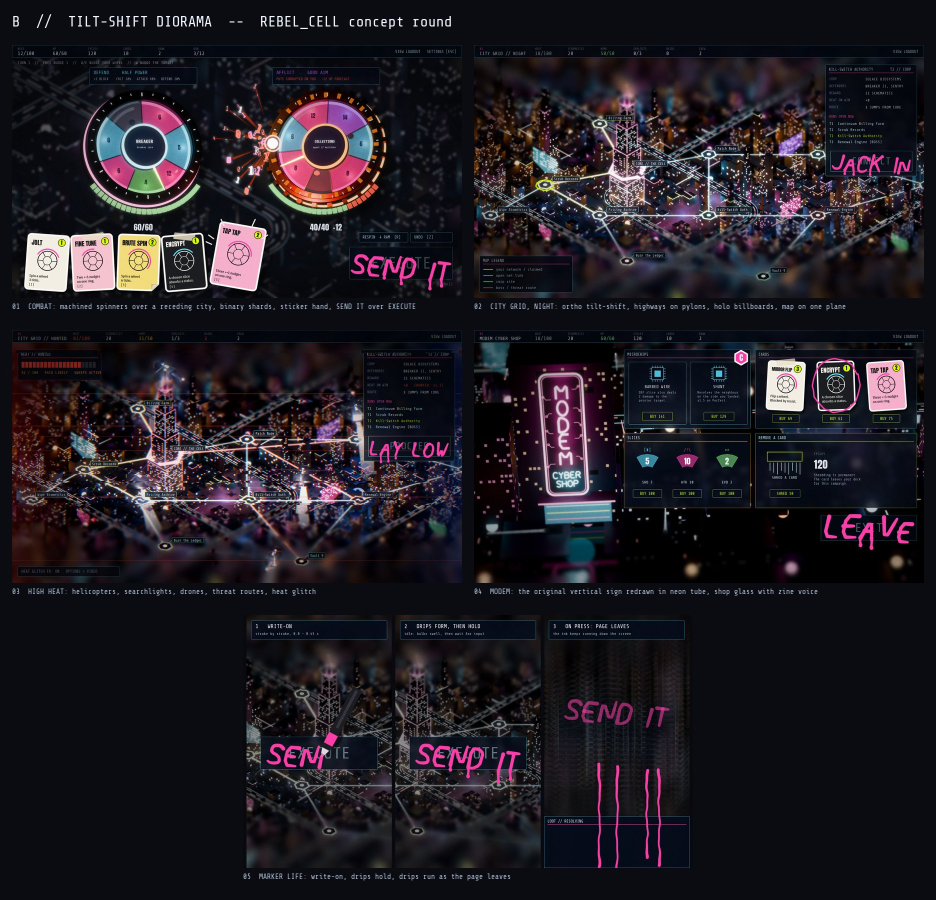
#> input picture docs/concepts/b_tiltshift_diorama/contact_sheet.jpg, 1872 x 1800 px, given in place of 01_combat.png, which was not available (shown at 1/2 size)
$ python contact_sheet.py
#> lines starting #> are read from the running program, lines starting #| are printed output that depends on the picture; pictures that were not available may be replaced by others from this repository, and a replacement may not be noted
"""Contact sheet of the five NEON INK stills.  python contact_sheet.py"""
import os
from PIL import Image, ImageDraw, ImageFont

HERE = os.path.dirname(os.path.abspath(__file__))
ST = os.path.join(HERE, "..", "stills")
OUT = os.path.join(HERE, "..", "contact_sheet.jpg")
FONT = os.path.join(HERE, "..", "..", "..", "..", "assets", "fonts", "ShareTechMono-Regular.ttf")
items = [("01_combat.png", "01 COMBAT"), ("02_city_night.png", "02 CITY GRID - NIGHT"), ("03_heat.png", "03 HEAT - HUNTED"),
         ("04_hq_modem.png", "04 MODEM CYBER SHOP"), ("05_marker_strip.png", "05 MARKER STRIP")]
tw, th, pad, lab = 944, 531, 24, 40
sheet = Image.new("RGB", (pad + 2 * (tw + pad), 90 + 3 * (th + lab + pad)), (6, 8, 14))
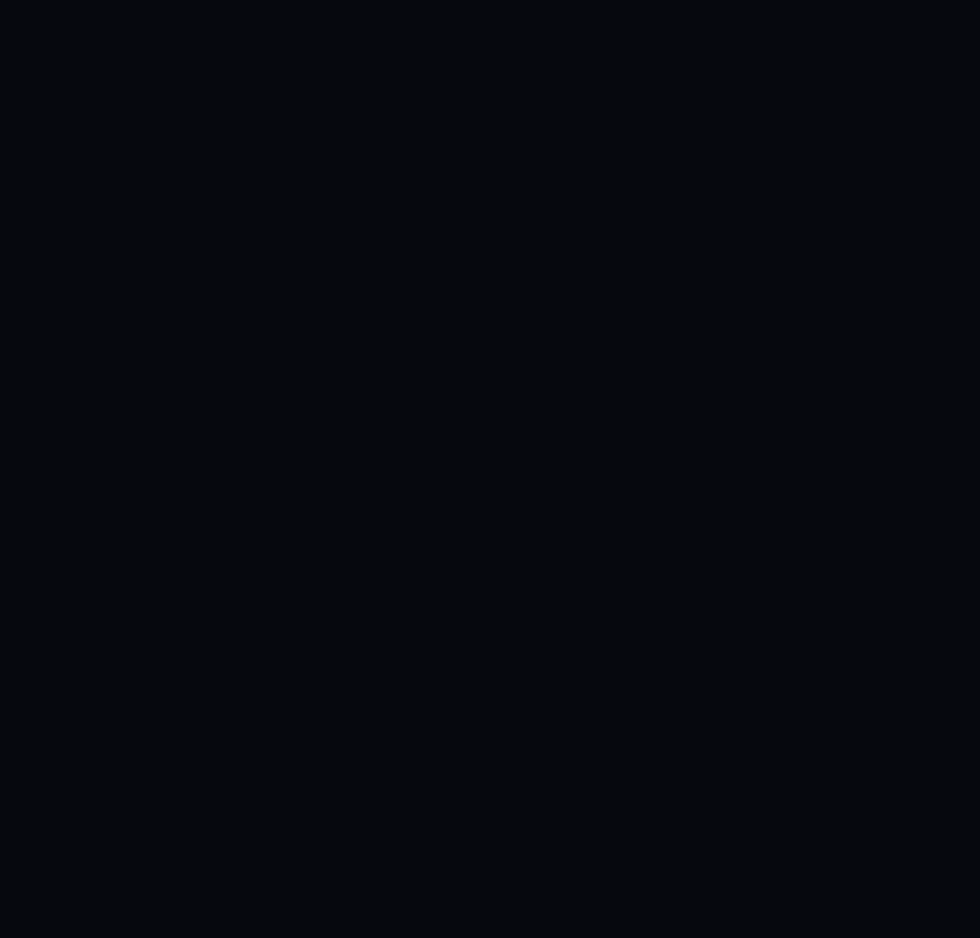
#> sheet: PIL image 1960x1875 RGB (shown at 1/2 size); mean R, G, B 6, 8, 14
d = ImageDraw.Draw(sheet)
try:
    f = ImageFont.truetype(FONT, 26); fb = ImageFont.truetype(FONT, 40)
except OSError:
    f = fb = ImageFont.load_default()
d.text((pad, 24), "REBEL_CELL concept A - NEON INK", fill=(255, 61, 168), font=fb)
for i, (fn, name) in enumerate(items):
    im = Image.open(os.path.join(ST, fn)).convert("RGB").resize((tw, th), Image.LANCZOS)
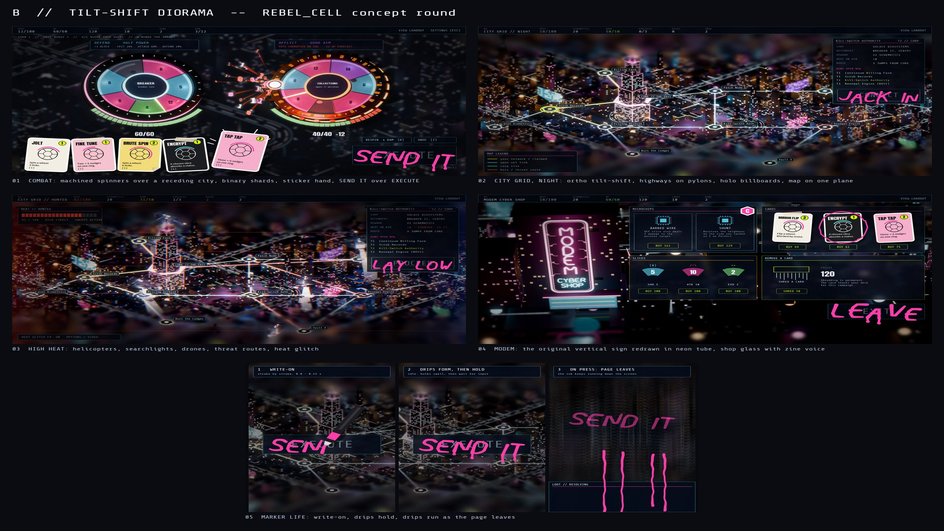
#> im: PIL image 944x531 RGB; mean R, G, B 32.6, 28.3, 34.9
    col, row = i % 2, i // 2
    x = pad + col * (tw + pad); y = 90 + row * (th + lab + pad)
    if i == 4:
        x = pad + (tw + pad) // 2
    d.text((x, y), name, fill=(92, 225, 255), font=f)
    sheet.paste(im, (x, y + lab))
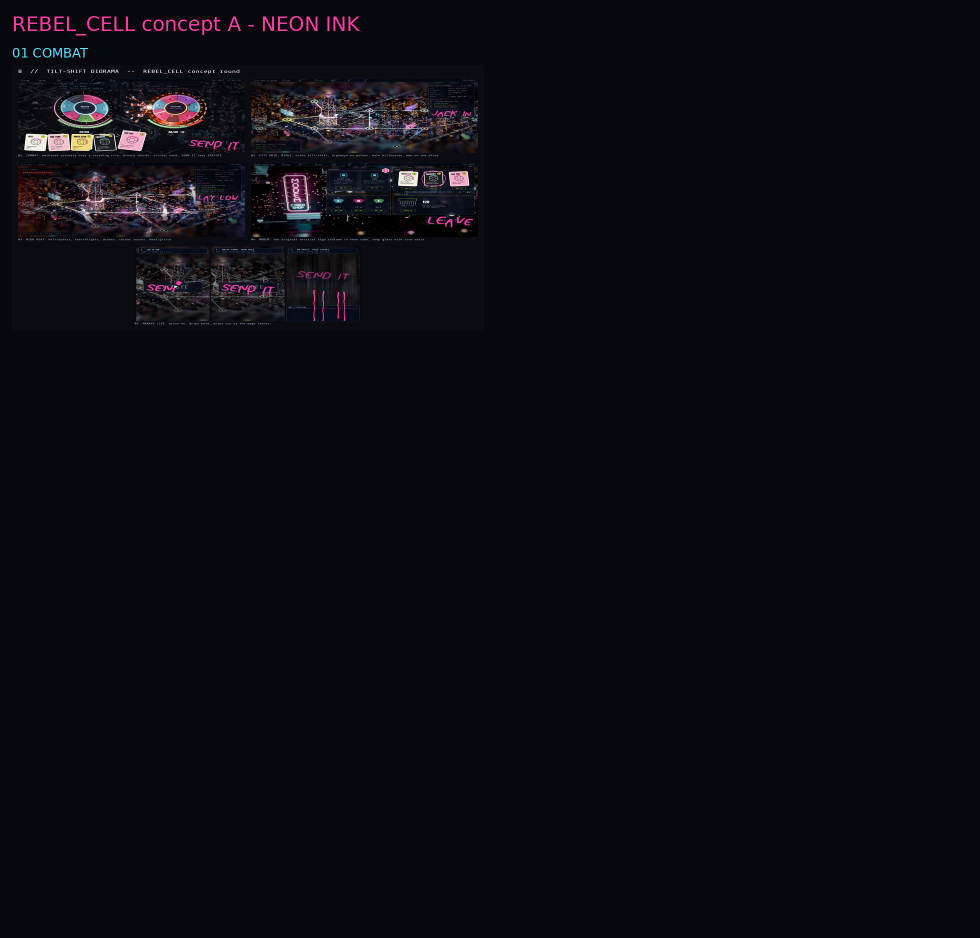
#> sheet: PIL image 1960x1875 RGB (shown at 1/2 size); mean R, G, B 10, 10.9, 17.1
#> (the run stopped early here; a loop or call above may not have finished)
